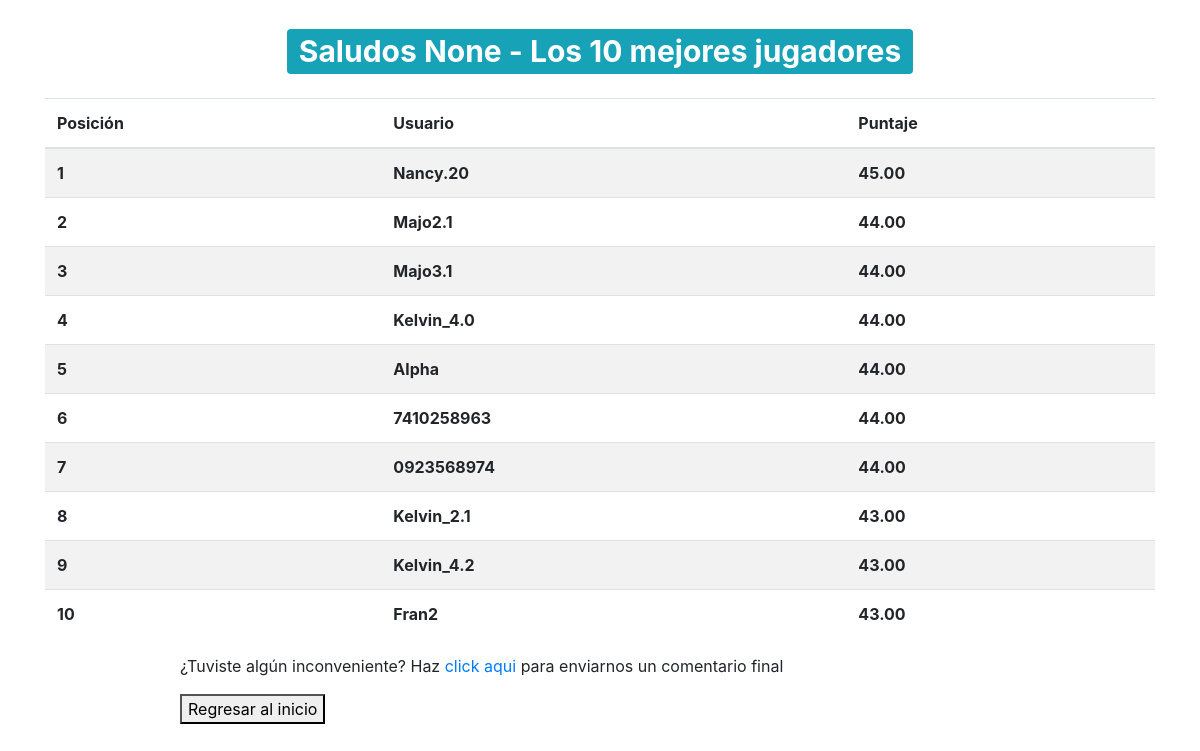
The app's page /tablero/, older data.
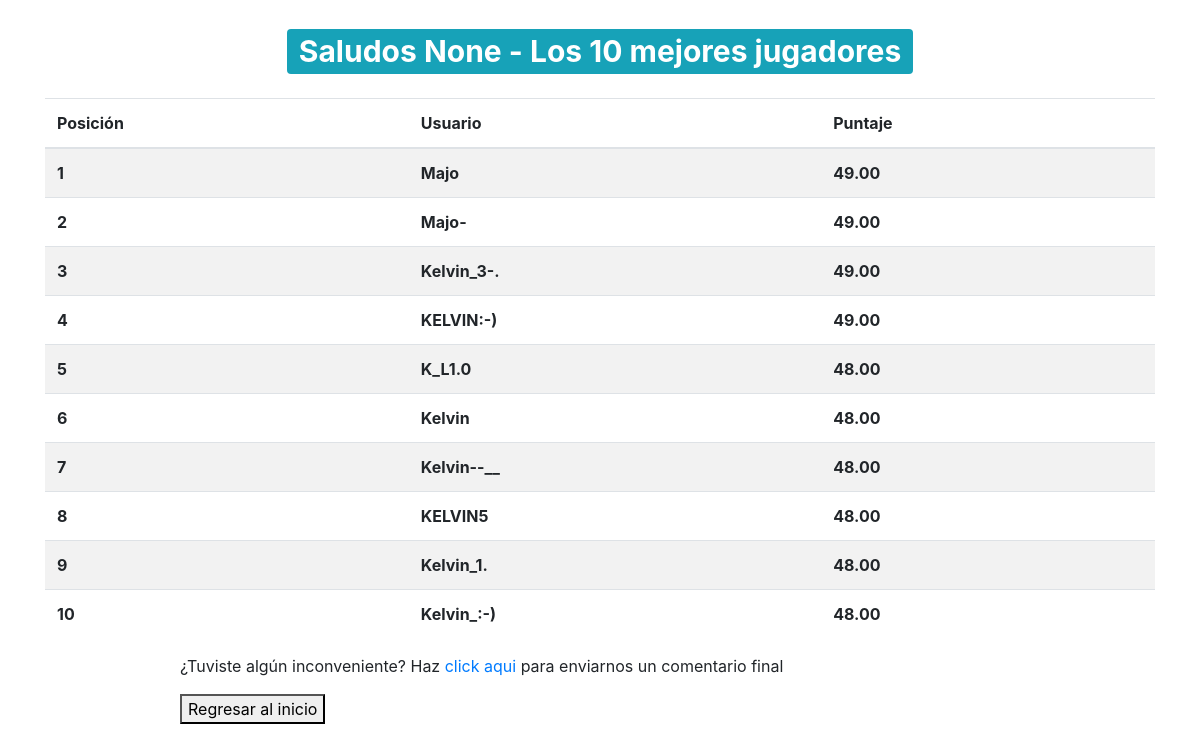
The same page, newer data.
### Quiz/models.py (models this page shows, shortened)
class QuizUsuario(models.Model):
	usuario = models.TextField(verbose_name='Ip usuario')
	nombre = models.TextField(verbose_name='Nombre del usuario', null=True)
	puntaje_total = models.DecimalField(verbose_name='Puntaje Total', null=True, default=0.00, decimal_places=2, max_digits=10)
	num_p = models.IntegerField(verbose_name='Numero de  preguntas respondidas', default=0)

### Quiz/views.py (the view, shortened to what this page needs)
# urls.py: path('tablero/', tablero, name='tablero'),
def tablero(request):
	global nombre_usuario
	try:
		QuizUser = QuizUsuario.objects.get(usuario=get_client_ip(request), nombre=nombre_usuario)
		n_preguntas = QuizUser.num_p
	except:
		n_preguntas = 0
	total_usaurios_quiz = QuizUsuario.objects.order_by('-puntaje_total')[:10]
	contador = total_usaurios_quiz.count()
	context = {
		'user':nombre_usuario,
		'usuario_quiz':total_usaurios_quiz,
		'contar_user':contador
	}
	return render(request, 'play/tablero.html', context)

### Quiz/views.py (called while the page is built)
def get_client_ip(request):
    x_forwarded_for = request.META.get('HTTP_X_FORWARDED_FOR')
    if x_forwarded_for:
        ip = x_forwarded_for.split(',')[0]
    else:
        ip = request.META.get('REMOTE_ADDR')
    return ip

### template/play/tablero.html (shortened to what this page needs)
{% extends 'base.html' %}
{% block contenido %}
<div class="container">
	<h1 class="text-center my-4">
		<span class="badge badge-info">
			Saludos {{user}} - Los {{contar_user}} mejores jugadores
		</span>
	</h1>
	<table class="table table-striped table-bodered">
		<thead>
			<tr>
				<th>Posición</th>
				<th>Usuario</th>
				<th>Puntaje</th>
			</tr>
		</thead>
		<tbody>
			{% for user_quiz in usuario_quiz %}
				<tr>
					<th>{{forloop.counter}}</th>
					<th>{{user_quiz.nombre}}</th>
					<th>{{user_quiz.puntaje_total}}</th>
				</tr>
			{% endfor %}
		</tbody>
	</table>
</div>
<div id='texto_final'>
<p>¿Tuviste algún inconveniente? Haz <a href="{% url 'comentario' %}">click aqui</a> para enviarnos un comentario final</p>
<a href="{% url 'inicio' %}">
	<button>
		Regresar al inicio
	</button>
</a>
</div>
{% endblock %}

### template/base.html (shortened to what this page needs)
{% load static %}
<!DOCTYPE html>
<html>
<head>
    <link rel="stylesheet" href="https://maxcdn.bootstrapcdn.com/bootstrap/4.0.0-beta.2/css/bootstrap.min.css">
    <link rel="stylesheet" href="https://maxcdn.bootstrapcdn.com/font-awesome/4.7.0/css/font-awesome.min.css">
    <link rel="stylesheet" href="https://maxcdn.bootstrapcdn.com/font-awesome/4.7.0/css/font-awesome.min.css">
    <link rel="stylesheet" href="https://cdnjs.cloudflare.com/ajax/libs/jquery-confirm/3.3.2/jquery-confirm.min.css">
</head>
<body>
	{% block contenido %}
	{% endblock %}
</body>
</html>

### template/play/tablero.html (style rules this page uses)
#texto_final { padding-left: 15%; }

Row changes from the older to the newer data that the page shows:
removed QuizUsuario: nombre "Nancy.20", puntaje_total "45.00"
removed QuizUsuario: nombre "Majo2.1", puntaje_total "44.00"
removed QuizUsuario: nombre "Majo3.1", puntaje_total "44.00"
removed QuizUsuario: nombre "Kelvin_4.0", puntaje_total "44.00"
removed QuizUsuario: nombre "Alpha", puntaje_total "44.00"
removed QuizUsuario: nombre "7410258963", puntaje_total "44.00"
removed QuizUsuario: nombre "0923568974", puntaje_total "44.00"
removed QuizUsuario: nombre "Kelvin_2.1", puntaje_total "43.00"
removed QuizUsuario: nombre "Kelvin_4.2", puntaje_total "43.00"
removed QuizUsuario: nombre "Fran2", puntaje_total "43.00"
added QuizUsuario: nombre "Majo", puntaje_total "49.00"
added QuizUsuario: nombre "Majo-", puntaje_total "49.00"
added QuizUsuario: nombre "Kelvin_3-.", puntaje_total "49.00"
added QuizUsuario: nombre "KELVIN:-)", puntaje_total "49.00"
added QuizUsuario: nombre "K_L1.0", puntaje_total "48.00"
added QuizUsuario: nombre "Kelvin", puntaje_total "48.00"
added QuizUsuario: nombre "Kelvin--__", puntaje_total "48.00"
added QuizUsuario: nombre "KELVIN5", puntaje_total "48.00"
added QuizUsuario: nombre "Kelvin_1.", puntaje_total "48.00"
added QuizUsuario: nombre "Kelvin_:-)", puntaje_total "48.00"
